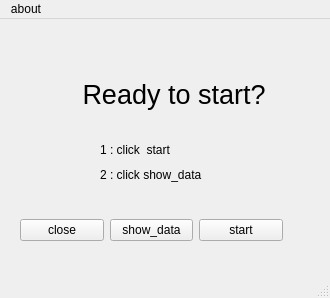
<?xml version="1.0" encoding="UTF-8"?>
<ui version="4.0">
 <class>MainWindow</class>
 <widget class="QMainWindow" name="MainWindow">
  <property name="geometry">
   <rect>
    <x>0</x>
    <y>0</y>
    <width>330</width>
    <height>298</height>
   </rect>
  </property>
  <property name="windowTitle">
   <string>MainWindow</string>
  </property>
  <widget class="QWidget" name="centralwidget">
   <widget class="QLabel" name="label_1">
    <property name="geometry">
     <rect>
      <x>60</x>
      <y>50</y>
      <width>231</width>
      <height>51</height>
     </rect>
    </property>
    <property name="font">
     <font>
      <pointsize>20</pointsize>
     </font>
    </property>
    <property name="text">
     <string>   Ready to start?</string>
    </property>
   </widget>
   <widget class="QLabel" name="label_2">
    <property name="geometry">
     <rect>
      <x>100</x>
      <y>120</y>
      <width>91</width>
      <height>21</height>
     </rect>
    </property>
    <property name="text">
     <string>1 : click  start</string>
    </property>
   </widget>
   <widget class="QLabel" name="label_3">
    <property name="geometry">
     <rect>
      <x>100</x>
      <y>140</y>
      <width>141</width>
      <height>31</height>
     </rect>
    </property>
    <property name="text">
     <string>2 : click show_data</string>
    </property>
   </widget>
   <widget class="QWidget" name="layoutWidget">
    <property name="geometry">
     <rect>
      <x>20</x>
      <y>190</y>
      <width>263</width>
      <height>43</height>
     </rect>
    </property>
    <layout class="QHBoxLayout" name="horizontalLayout_2">
     <item>
      <widget class="QPushButton" name="btn_3">
       <property name="text">
        <string>close</string>
       </property>
      </widget>
     </item>
     <item>
      <widget class="QPushButton" name="btn_1">
       <property name="text">
        <string>show_data</string>
       </property>
      </widget>
     </item>
     <item>
      <widget class="QPushButton" name="btn_2">
       <property name="text">
        <string>start</string>
       </property>
      </widget>
     </item>
    </layout>
   </widget>
  </widget>
  <widget class="QMenuBar" name="menubar">
   <property name="geometry">
    <rect>
     <x>0</x>
     <y>0</y>
     <width>330</width>
     <height>24</height>
    </rect>
   </property>
   <widget class="QMenu" name="menuabout">
    <property name="title">
     <string>about</string>
    </property>
    <addaction name="actionA_type_of_software_or_hardware_that_is_used_to_monitor_and_record_everything_a_user_types_on_their_keyboard"/>
   </widget>
   <addaction name="menuabout"/>
  </widget>
  <widget class="QStatusBar" name="statusbar"/>
  <action name="actionA_type_of_software_or_hardware_that_is_used_to_monitor_and_record_everything_a_user_types_on_their_keyboard">
   <property name="text">
    <string>A type of software or hardware that is used to monitor and record everything a user types on their keyboard.</string>
   </property>
  </action>
 </widget>
 <resources/>
 <connections/>
</ui>
